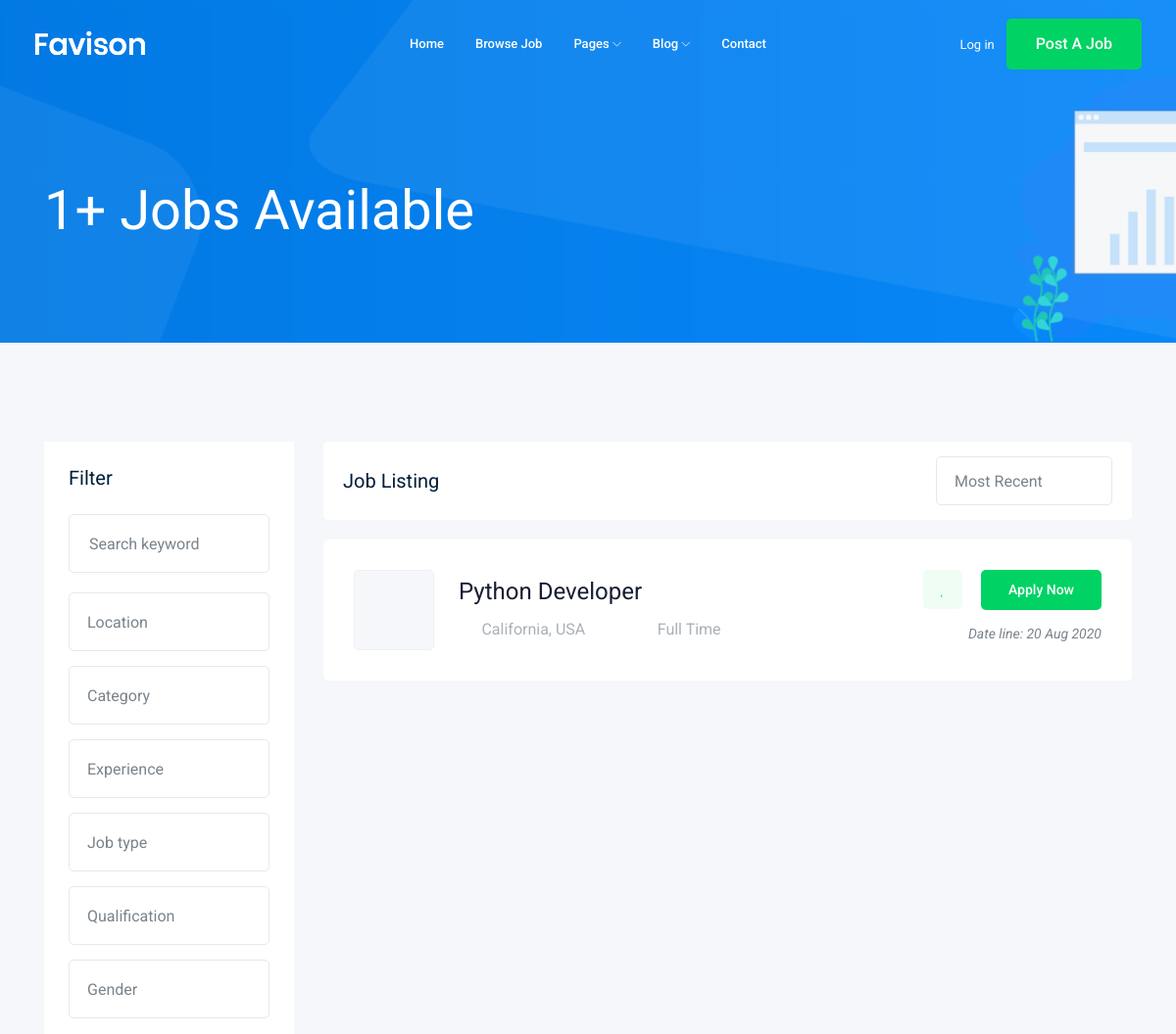
Page /jobs/?page=2 (upper part) on the earlier database version.
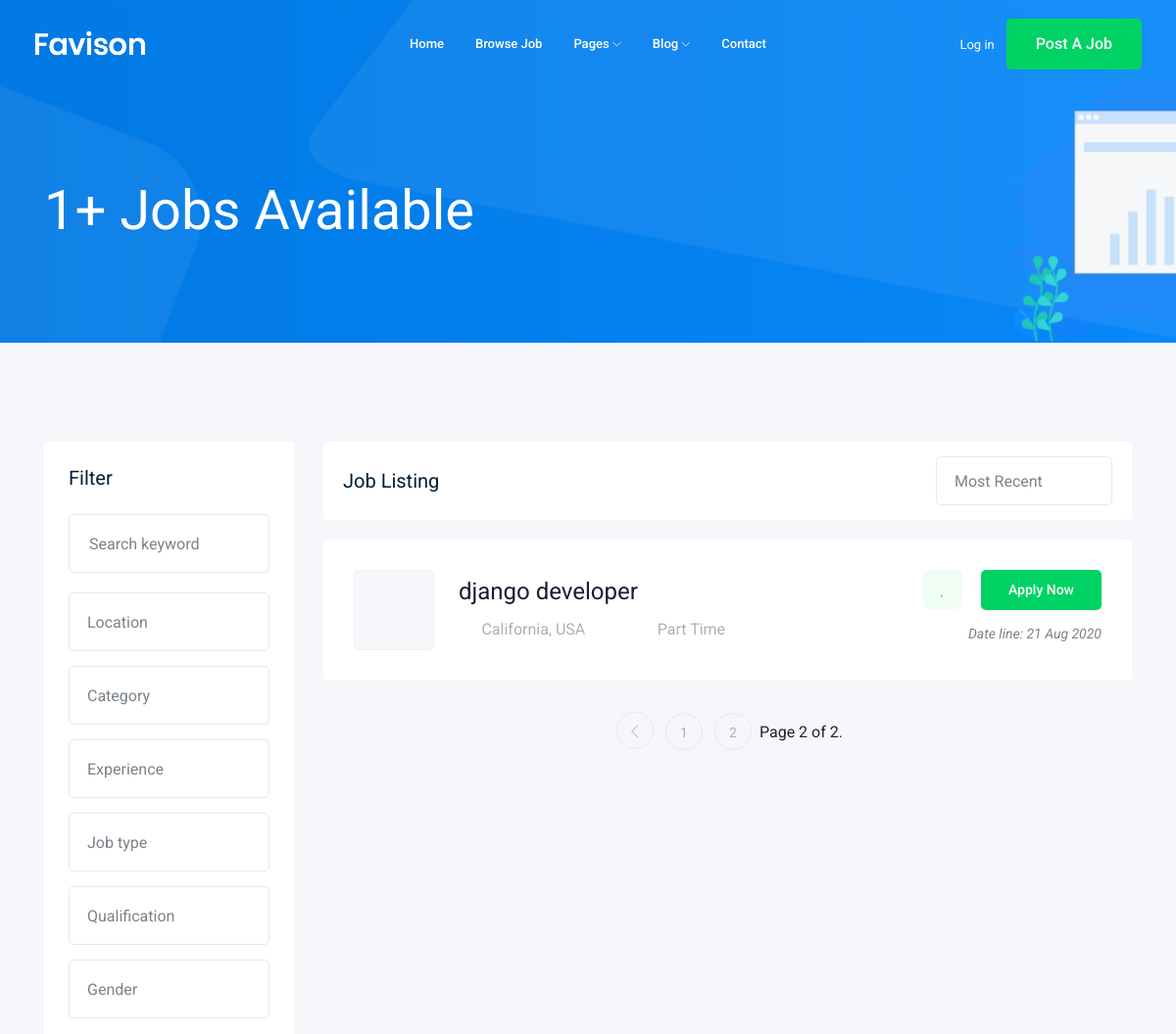
Same page on the later database version.
### job/models.py (models this page shows, shortened)
class job(models.Model):
    title = models.CharField(max_length=100)
    job_type = models.CharField(max_length=15, choices=JOB_TYPE )
    description = models.TextField(max_length=1000)
    published_at = models.DateTimeField(auto_now=True)
    vacancy = models.IntegerField(default=1)
    salary =  models.IntegerField(default=0)
    experience = models.IntegerField(default=1)
    category = models.ForeignKey('category', on_delete=models.CASCADE) #ben double '' 3shan l category class gia b3dha w l cascde 3shan law ms7t l category yms7 kol l jobs l gwaha
    image = models.ImageField(upload_to = image_upload)
    slug = models.SlugField(blank=True, null=True)
    def __str__(self):
        return self.title

### job/views.py (the view)
# urls.py: path('', views.job_list, name='List'),
def job_list(request):
    job_list = job.objects.all()
    paginator = Paginator(job_list, 1) # Show 1 contacts per page.
    page_number = request.GET.get('page')
    page_obj = paginator.get_page(page_number)
    context = { 'jobs' : page_obj}
    return render(request, 'job/job_list.html', context)

### job/templates/job/job_list.html (shortened to what this page needs)
  {% extends 'base.html' %}
   {% block body %}
    <div class="bradcam_area bradcam_bg_1">
        <div class="container">
            <div class="row">
                <div class="col-xl-12">
                    <div class="bradcam_text">
                        <h3>{{jobs|length }}+ Jobs Available</h3>
                    </div>
                </div>
            </div>
        </div>
    </div>
    <div class="job_listing_area plus_padding">
        <div class="container">
            <div class="row">
                <div class="col-lg-3">
                    <div class="job_filter white-bg">
                        <div class="form_inner white-bg">
                            <h3>Filter</h3>
                            <form action="#">
                                <div class="row">
                                    <div class="col-lg-12">
                                        <div class="single_field">
                                            <input type="text" placeholder="Search keyword">
                                        </div>
                                    </div>
                                    <div class="col-lg-12">
                                    </div>
                                    <div class="col-lg-12">
                                    </div>
                                    <div class="col-lg-12">
                                    </div>
                                    <div class="col-lg-12">
                                    </div>
                                    <div class="col-lg-12">
                                    </div>
                                    <div class="col-lg-12">
                                    </div>
                                </div>
                            </form>
                        </div>
                    </div>
                </div>
                <div class="col-lg-9">
                    <div class="recent_joblist_wrap">
                        <div class="recent_joblist white-bg ">
                            <div class="row align-items-center">
                                <div class="col-md-6">
                                    <h4>Job Listing</h4>
                                </div>
                                <div class="col-md-6">
                                    <div class="serch_cat d-flex justify-content-end">
                                    </div>
                                </div>
                            </div>
                        </div>
                    </div>
                    <div class="job_lists m-0">
                        <div class="row">
                            {% for job in jobs %}
                            <div class="col-lg-12 col-md-12">
                                <div class="single_jobs white-bg d-flex justify-content-between">
                                    <div class="jobs_left d-flex align-items-center">
                                        <div class="thumb">
                                        </div>
                                        <div class="jobs_conetent">
                                            <a href="{% url 'jobs:job_detail' job.slug %}"><h4>{{ job }}</h4></a>
                                            <div class="links_locat d-flex align-items-center">
                                                <div class="location">
                                                    <p> <i class="fa fa-map-marker"></i> California, USA</p>
                                                </div>
                                                <div class="location">
                                                    <p> <i class="fa fa-clock-o"></i> {{ job.job_type }}</p>
                                                </div>
                                            </div>
                                        </div>
                                    </div>
                                    <div class="jobs_right">
                                        <div class="apply_now">
                                            <a class="heart_mark" href="#"> <i class="fa fa-heart"></i> </a>
                                            <a href="{% url 'jobs:job_detail' job.slug %}" class="boxed-btn3">Apply Now</a>
                                        </div>
                                        <div class="date">
                                            <p>Date line: {{ job.published_at|date:'d M Y' }}</p>
                                        </div>
                                    </div>
                                </div>
                            </div>
                            {% endfor %}
                        </div>
                        {% if jobs.has_other_pages %}
                        <div class="row">
                            <div class="col-lg-12">
                                <div class="pagination_wrap">
                                    <ul>
                                        {% if jobs.has_previous %}
                                            <li><a href="?page={{ jobs.previous_page_number }}"> <i class="ti-angle-left"></i> </a></li>
                                        {% endif %}
                                        {% for i in jobs.paginator.page_range %}
                                            <li><a href="?page={{i}}"><span>{{i}}</span></a></li>
                                        {% endfor %}
                                        <span class="current">
                                            Page {{ jobs.number }} of {{ jobs.paginator.num_pages }}.
                                        </span>
                                    </ul>
                                </div>
                            </div>
                        </div>
                        {% endif %}
                    </div>
                </div>
            </div>
        </div>
    </div>
    {% endblock body %}

### templates/base.html (shortened to what this page needs)
{% load static %}
<!doctype html>
<html class="no-js" lang="zxx">
<head>
    <link rel="stylesheet" href="{% static 'css/bootstrap.min.css' %}">
    <link rel="stylesheet" href="{% static 'css/owl.carousel.min.css' %}">
    <link rel="stylesheet" href="{% static 'css/magnific-popup.css' %}">
    <link rel="stylesheet" href="{% static 'css/font-awesome.min.css' %}">
    <link rel="stylesheet" href="{% static 'css/themify-icons.css' %}">
    <link rel="stylesheet" href="{% static 'css/nice-select.css' %}">
    <link rel="stylesheet" href="{% static 'css/flaticon.css' %}">
    <link rel="stylesheet" href="{% static 'css/jquery-ui.css' %}">
    <link rel="stylesheet" href="{% static 'css/gijgo.css' %}">
    <link rel="stylesheet" href="{% static 'css/animate.min.css' %}">
    <link rel="stylesheet" href="{% static 'css/slicknav.css' %}">
    <link rel="stylesheet" href="{% static 'css/style.css' %}">
</head>
<body>
    <header>
        <div class="header-area ">
            <div id="sticky-header" class="main-header-area">
                <div class="container-fluid ">
                    <div class="header_bottom_border">
                        <div class="row align-items-center">
                            <div class="col-xl-3 col-lg-2">
                                <div class="logo">
                                    <a href="index.html">
                                        <img src="img/logo.png" alt="">
                                    </a>
                                </div>
                            </div>
                            <div class="col-xl-6 col-lg-7">
                                <div class="main-menu  d-none d-lg-block">
                                    <nav>
                                        <ul id="navigation">
                                            <li><a href="index.html">home</a></li>
                                            <li><a href="jobs.html">Browse Job</a></li>
                                            <li><a href="#">pages <i class="ti-angle-down"></i></a>
                                            </li>
                                            <li><a href="#">blog <i class="ti-angle-down"></i></a>
                                            </li>
                                            <li><a href="contact.html">Contact</a></li>
                                        </ul>
                                    </nav>
                                </div>
                            </div>
                            <div class="col-xl-3 col-lg-3 d-none d-lg-block">
                                <div class="Appointment">
                                    <div class="phone_num d-none d-xl-block">
                                        <a href="#">Log in</a>
                                    </div>
                                    <div class="d-none d-lg-block">
                                        <a class="boxed-btn3" href="#">Post a Job</a>
                                    </div>
                                </div>
                            </div>
                            <div class="col-12">
                            </div>
                        </div>
                    </div>
                </div>
            </div>
        </div>
    </header>
    {% block body %}
    {% endblock body %}
</body>
</html>

Differences in the rows shown:
no longer on this page (row edited): job: title "Python Developer", job_type "Full Time", published_at "20 Aug 2020"
added job: title "django developer", job_type "Part Time", published_at "21 Aug 2020"
Other differences:
{{ jobs.number }}: (not shown) → "2"
{{ jobs.paginator.num_pages }}: (not shown) → "2"
new list line: "1"
new list line: "2"
text now shown: "Page of ."
